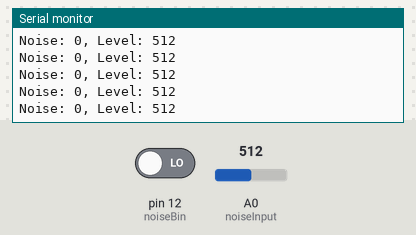
This sketch was run on a simulated Arduino Uno, built with avr-gcc and run on an emulated ATmega328P. On the bench: the last lines printed to the serial monitor. Inputs (shaded band) come from the test bench; at power-on: A0 (noiseInput) = 512, pin 12 (noiseBin) LOW.

Above: at 1.2 s.
1.3 s: A0 (noiseInput) set to 716
At 1.56 s:
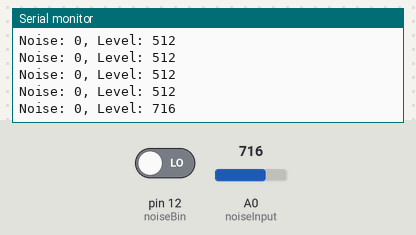
2.8 s: pin 12 (noiseBin) driven HIGH
At 2.96 s:
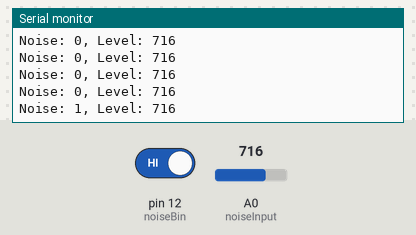
4.3 s: A0 (noiseInput) set to 900
At 4.37 s:
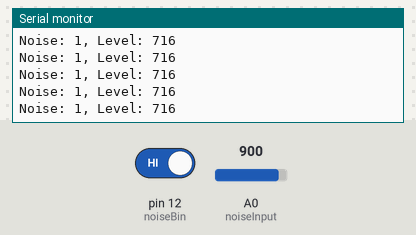
5.8 s: pin 12 (noiseBin) driven LOW
At 5.97 s:
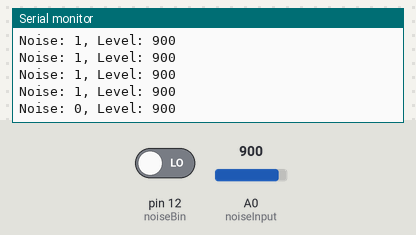
Timing chart, 0 to 8.3 s (numbered marks = the images above; inputs shaded):
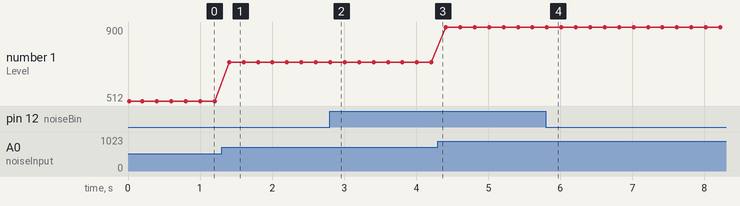

The sketch:

noise_detection.ino
```cpp
int noiseBin = 12;
int noiseInput = A0;

void setup() {
  Serial.begin(9600);
  Serial.println("Noice detection");
  pinMode(noiseInput, INPUT);
  pinMode(noiseBin, INPUT);
}

void loop() {
  Serial.print("Noise: ");
  Serial.print(digitalRead(noiseBin));
  Serial.print(", Level: ");
  Serial.println(analogRead(noiseInput));
  delay(200);
}
```

Measured:
- after the input at 1.3 s, the serial monitor: prints a new line after 0.10 s (image 1)
- after the input at 2.8 s, the serial monitor: prints a new line at once (image 2)
- after the input at 5.8 s, the serial monitor: prints a new line at once (image 4)
- plotted number 1: 512 → 716 after the input at 1.3 s, 716 → 900 after the input at 4.3 s
